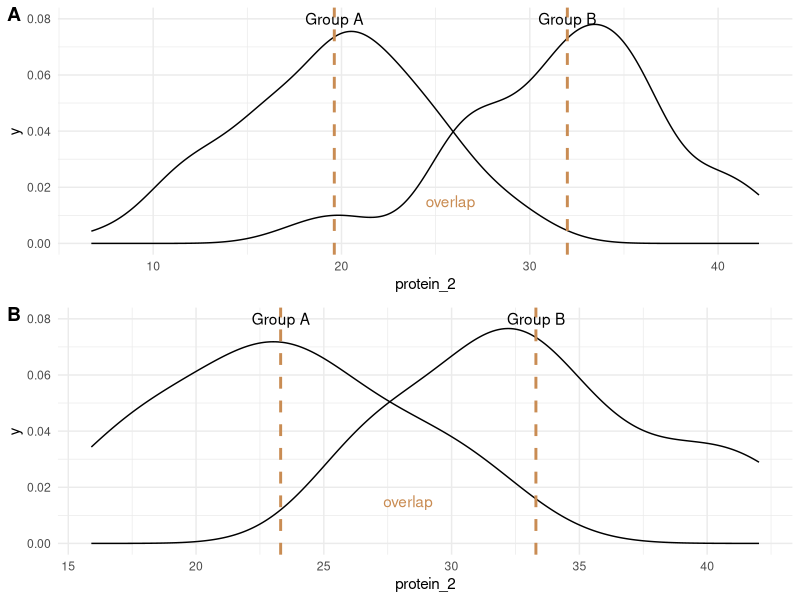

Write the R code that produced this figure.
## ---- chunk 1
library(tidyverse)
library(knitr)
library(kableExtra)

themeCols <- tibble(cols = c("grey", "orange", "green"),
                    hex = c("#5F6062", "#C98C53", "#C9DCB3"))

theme_set(theme_minimal())

## ---- chunk 2

 	
tribble(~Truth, ~`Test result: reject null hypothesis`, ~`Test result: fail to reject null hypothesis`,
"Null hypothesis is true", 	"Type I error", 	"Good decision",
"Alternative hypothesis is true", 	"Good decision", 	"Type II error") |> 
  kable(table.attr = 'data-quarto-disable-processing="true"') |>
  kable_styling(full_width = FALSE, position = "left")
  

## ---- chunk 3

set.seed(93434345)
plotdta <- tibble(pneumonia_case  = c(rep(1, 100), rep(0, 100)),
       protein_1 = sample(rnorm(200)),
       protein_2 = c(sample(rnorm(100, mean = 20, sd = 5)),
                     sample(rnorm(100, mean = 32, sd = 5))),
       protein_3 = c(sample(rnorm(100, mean = 300, sd = 6)),
                     sample(rnorm(100, mean = 304, sd = 6))))

x <- plotdta |> 
  group_by(pneumonia_case) |> 
  summarise(mn = mean(protein_2))

p1 <- plotdta |> 
  ggplot(aes(protein_2, group = pneumonia_case))+
  geom_density()+
  geom_vline(xintercept = x$mn[1], linetype = 2, linewidth = 1,
             colour = themeCols$hex[2])+
  geom_vline(xintercept = x$mn[2], linetype = 2, linewidth = 1,
             colour = themeCols$hex[2])+
  annotate("text", x = x$mn[2], y = 0.08, label = "Group A")+
  annotate("text", x = x$mn[1], y = 0.08, label = "Group B")+
  annotate("text", x = sum(x$mn[1], x$mn[2])/2, y = 0.015, label = "overlap", colour = 
             themeCols$hex[2])

set.seed(49577)
x <- ceiling(nrow(plotdta)/2)
x <- c(sample(size = 10, x = 1:x), sample(size = 10, x = (x+1):nrow(plotdta)))

plotdta <- plotdta[x,]

x <- plotdta |> 
  group_by(pneumonia_case) |> 
  summarise(mn = mean(protein_2),
            sd = sd(protein_2))


p2 <- plotdta |> 
  ggplot()+
  geom_density(data = plotdta, 
               aes(protein_2, group = pneumonia_case))+
  geom_vline(xintercept = x$mn[1], linetype = 2, linewidth = 1,
             colour = themeCols$hex[2])+
  geom_vline(xintercept = x$mn[2], linetype = 2, linewidth = 1,
             colour = themeCols$hex[2])+
  annotate("text", x = x$mn[2], y = 0.08, label = "Group A")+
  annotate("text", x = x$mn[1], y = 0.08, label = "Group B")+
  annotate("text", x = sum(x$mn[1], x$mn[2])/2, y = 0.015, label = "overlap", colour = 
             themeCols$hex[2])
  

ggpubr::ggarrange(p1, p2, labels = c("A", "B"),
                  ncol = 1, nrow = 2)
